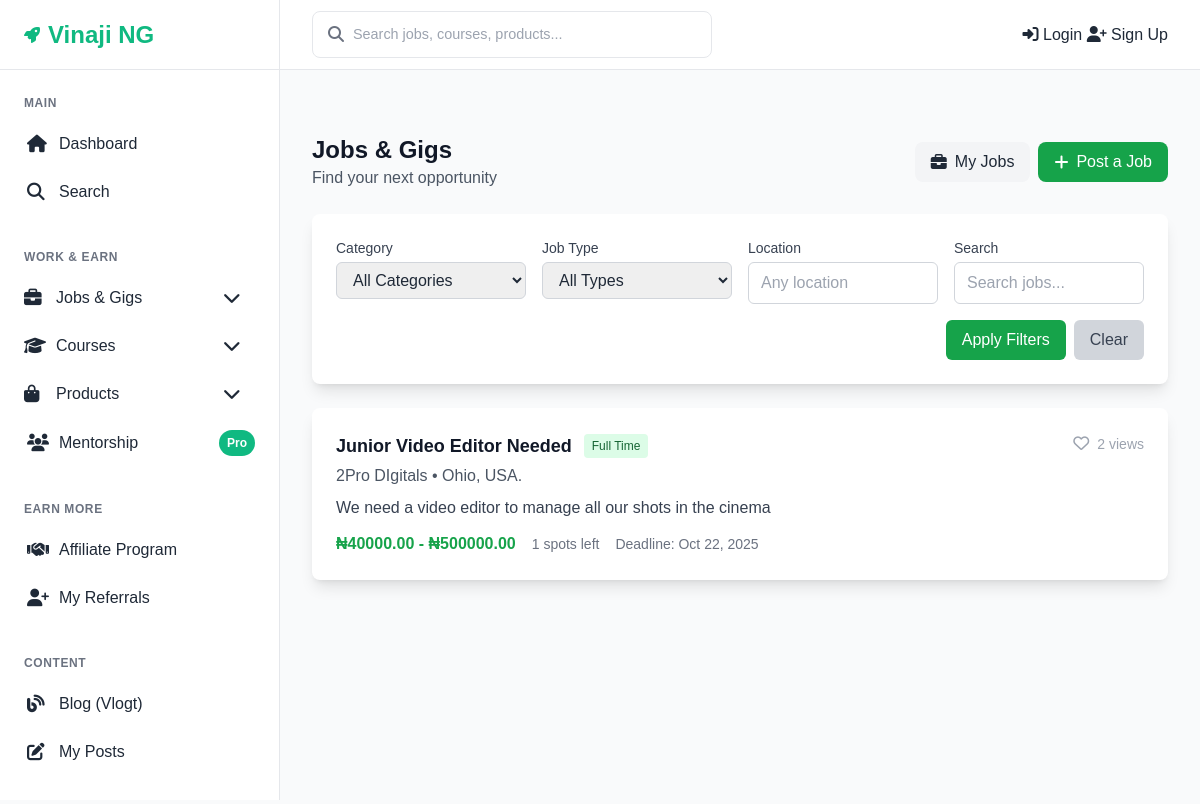
Screenshot of /jobs/ with the database file from the repository.
### jobs/models.py (models this page shows, shortened)
class Job(models.Model):
    JOB_TYPES = [
        ('full_time', 'Full Time'),
        ('part_time', 'Part Time'),
        ('contract', 'Contract'),
        ('freelance', 'Freelance'),
        ('internship', 'Internship'),
    ]
    LEVELS = [
        ('entry', 'Entry Level'),
        ('mid', 'Mid Level'),
        ('senior', 'Senior Level'),
        ('executive', 'Executive'),
    ]
    STATUS_CHOICES = [
        ('draft', 'Draft'),
        ('pending', 'Pending Approval'),
        ('approved', 'Approved'),
        ('rejected', 'Rejected'),
    ]
    title = models.CharField(max_length=200)
    description = models.TextField()
    category = models.ForeignKey(
        Category,
        on_delete=models.CASCADE,
        related_name='jobs',
        limit_choices_to={'category_type': 'job'}
    )
    job_type = models.CharField(max_length=20, choices=JOB_TYPES)
    location = models.CharField(max_length=100)
    company_name = models.CharField(max_length=100)
    company_logo = models.ImageField(upload_to='company_logos/', blank=True, null=True)
    salary_min = models.DecimalField(max_digits=10, decimal_places=2)
    salary_max = models.DecimalField(max_digits=10, decimal_places=2)
    deadline = models.DateTimeField()
    spots_total = models.PositiveIntegerField(default=1)
    spots_left = models.PositiveIntegerField(default=1)
    level_requirement = models.CharField(max_length=20, choices=LEVELS, default='entry')
    price = models.DecimalField(max_digits=10, decimal_places=2, default=0)
    posted_by = models.ForeignKey(
        settings.AUTH_USER_MODEL,
        on_delete=models.CASCADE,
        related_name='jobs_posted'  # Changed to avoid conflict
    )
    status = models.CharField(max_length=20, choices=STATUS_CHOICES, default='draft')
    rejection_reason = models.TextField(blank=True)
    views_count = models.PositiveIntegerField(default=0)
    favorites = models.ManyToManyField(
        settings.AUTH_USER_MODEL,
        related_name='favorite_jobs',  # Keep this consistent
        blank=True
    )
    created_at = models.DateTimeField(auto_now_add=True)
    updated_at = models.DateTimeField(auto_now=True)
    class Meta:
        ordering = ['-created_at']

### jobs/views.py (the view)
# urls.py: path('', views.JobListView.as_view(), name='jobs_list'),
class JobListView(ListView):
    model = Job
    template_name = 'jobs/list.html'
    context_object_name = 'jobs'
    paginate_by = 20
    def get_queryset(self):
        queryset = Job.objects.filter(status='approved').select_related('posted_by', 'category')
        category = self.request.GET.get('category')
        job_type = self.request.GET.get('job_type')
        location = self.request.GET.get('location')
        level = self.request.GET.get('level')
        search = self.request.GET.get('search')
        if category:
            queryset = queryset.filter(category__name=category)
        if job_type:
            queryset = queryset.filter(job_type=job_type)
        if location:
            queryset = queryset.filter(location__icontains=location)
        if level:
            queryset = queryset.filter(level_requirement=level)
        if search:
            queryset = queryset.filter(
                Q(title__icontains=search) |
                Q(description__icontains=search) |
                Q(company_name__icontains=search)
            )
        return queryset
    def get_context_data(self, **kwargs):
        context = super().get_context_data(**kwargs)
        context['categories'] = Category.objects.filter(category_type="job", is_active=True)
        return context

### site_core/context_processors.py (called while the page is built)
def site_settings(request):
    return {
        'site_settings': SiteSetting.get_solo()
    }

### site_core/models.py (called while the page is built)
    @classmethod
    def get_solo(cls):
        obj, created = cls.objects.get_or_create(pk=1)
        return obj

### templates/jobs/list.html (shortened to what this page needs)
{% extends 'base.html' %}
{% block content %}
<div class="space-y-6">
<div class="flex flex-col md:flex-row md:justify-between md:items-center gap-3">
    <div>
        <h1 class="text-2xl font-bold text-gray-900">Jobs & Gigs</h1>
        <p class="text-gray-600">Find your next opportunity</p>
    </div>
    <div class="flex flex-wrap items-center gap-2">
        <a href="{% url 'job_manage' %}" class="bg-gray-100 text-gray-800 px-4 py-2 rounded-lg hover:bg-gray-200 transition-colors flex items-center">
            <i class="fas fa-briefcase mr-2"></i>My Jobs
        </a>
        <a href="{% url 'job_create' %}" class="bg-green-600 text-white px-4 py-2 rounded-lg hover:bg-green-700 transition-colors flex items-center">
            <i class="fas fa-plus mr-2"></i>Post a Job
        </a>
    </div>
</div>
    <div class="bg-white rounded-lg shadow-lg p-6">
        <form method="get" class="grid grid-cols-1 md:grid-cols-4 gap-4">
            <div>
                <label class="block text-sm font-medium text-gray-700 mb-1">Category</label>
                <select name="category" class="w-full border border-gray-300 rounded-md px-3 py-2 focus:outline-none focus:ring-2 focus:ring-green-500">
                    <option value="">All Categories</option>
                </select>
            </div>
            <div>
                <label class="block text-sm font-medium text-gray-700 mb-1">Job Type</label>
                <select name="job_type" class="w-full border border-gray-300 rounded-md px-3 py-2 focus:outline-none focus:ring-2 focus:ring-green-500">
                    <option value="">All Types</option>
                </select>
            </div>
            <div>
                <label class="block text-sm font-medium text-gray-700 mb-1">Location</label>
                <input type="text" name="location" value="{{ request.GET.location }}"
                       placeholder="Any location" class="w-full border border-gray-300 rounded-md px-3 py-2 focus:outline-none focus:ring-2 focus:ring-green-500">
            </div>
            <div>
                <label class="block text-sm font-medium text-gray-700 mb-1">Search</label>
                <input type="text" name="search" value="{{ request.GET.search }}"
                       placeholder="Search jobs..." class="w-full border border-gray-300 rounded-md px-3 py-2 focus:outline-none focus:ring-2 focus:ring-green-500">
            </div>
            <div class="md:col-span-4 flex justify-end space-x-2">
                <button type="submit" class="bg-green-600 text-white px-4 py-2 rounded-md hover:bg-green-700 transition-colors">
                    Apply Filters
                </button>
                <a href="{% url 'jobs_list' %}" class="bg-gray-300 text-gray-700 px-4 py-2 rounded-md hover:bg-gray-400 transition-colors">
                    Clear
                </a>
            </div>
        </form>
    </div>
    <div class="space-y-4">
        {% for job in jobs %}
        <div class="bg-white rounded-lg shadow-lg p-6 hover:shadow-xl transition-shadow">
            <div class="flex justify-between items-start">
                <div class="flex-1">
                    <div class="flex items-center space-x-3">
                        <h3 class="text-lg font-semibold text-gray-900">
                            <a href="{% url 'job_detail' job.pk %}" class="hover:text-green-600">{{ job.title }}</a>
                        </h3>
                        <span class="bg-green-100 text-green-800 px-2 py-1 rounded text-xs font-medium">
                            {{ job.get_job_type_display }}
                        </span>
                    </div>
                    <p class="text-gray-600 mt-1">{{ job.company_name }} • {{ job.location }}</p>
                    <p class="text-gray-700 mt-2 line-clamp-2">{{ job.description|truncatewords:30 }}</p>
                    <div class="flex items-center space-x-4 mt-3">
                        <span class="text-green-600 font-semibold">₦{{ job.salary_min }} - ₦{{ job.salary_max }}</span>
                        <span class="text-gray-500 text-sm">{{ job.spots_left }} spots left</span>
                        <span class="text-gray-500 text-sm">Deadline: {{ job.deadline|date:"M d, Y" }}</span>
                    </div>
                </div>
                <div class="flex items-center space-x-2">
                    <button class="text-gray-400 hover:text-green-600 transition-colors">
                        <i class="far fa-heart"></i>
                    </button>
                    <span class="text-gray-400 text-sm">{{ job.views_count }} views</span>
                </div>
            </div>
        </div>
        {% endfor %}
    </div>
</div>
{% endblock %}

### templates/base.html (style rules this page uses)
:root { --primary-color: #10b981; --primary-dark: #059669; --primary-light: #34d399; --secondary-color: #1f2937; --accent-color: #f59e0b; --text-dark: #1f2937; --text-light: #6b7280; --bg-light: #f9fafb; --bg-white: #ffffff; --border-color: #e5e7eb; --success-color: #10b981; --warning-color: #f59e0b; --error-color: #ef4444; --shadow: 0 1px 3px 0 rgba(0, 0, 0, 0.1), 0 1px 2px 0 rgba(0, 0, 0, 0.06); --shadow-lg: 0 10px 15px -3px rgba(0, 0, 0, 0.1), 0 4px 6px -2px rgba(0, 0, 0, 0.05); --sidebar-width: 280px; --header-height: 70px; }
* { margin: 0; padding: 0; box-sizing: border-box; }
body { font-family: 'Inter', sans-serif; line-height: 1.6; color: var(--text-dark); background-color: var(--bg-light); display: flex; min-height: 100vh; }
.flex { display: flex; }
.items-center { align-items: center; }
.justify-between { justify-content: space-between; }
.w-full { width: 100%; }

### rows the page displays
Job: title "Junior Video Editor Needed", job_type "Full Time", company_name "2Pro DIgitals", location "Ohio, USA.", description "We need a video editor to manage all our shots in the cinema", salary_min "40000.00", salary_max "500000.00", spots_left "1", deadline "Oct 22, 2025", views_count "2"
